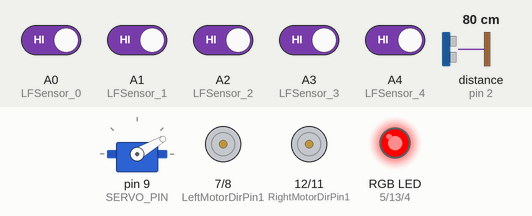
Simulated run of this sketch. Board: Arduino Uno, built with avr-gcc and run on an emulated ATmega328P. Parts: servo, motor-driver pin pairs drawn as motors (green arrow = first pin HIGH = forward, orange = second pin HIGH = backward, longer = more drive, scaled by the enable pin), an RGB LED mixed from three pins (HIGH = lit). Wiring (inferred from the names in the program): ultrasonic range finder: trigger pin 10; echo pin 2. The test bench sets the inputs (shaded band); at power-on: A0 (LFSensor_0), A1 (LFSensor_1), A2 (LFSensor_2), A3 (LFSensor_3), A4 (LFSensor_4) HIGH, distance to the obstacle (sensor on pin 2) 80 cm. The echo pulse lasts 58.3 µs per cm; pins used as bus, display or sensor lines are not drawn.

Above: at 1.2 s.
1.3 s: distance to the obstacle (sensor on pin 2) set to 23 cm
2.8 s: distance to the obstacle (sensor on pin 2) set to 19 cm
At 3.6 s:
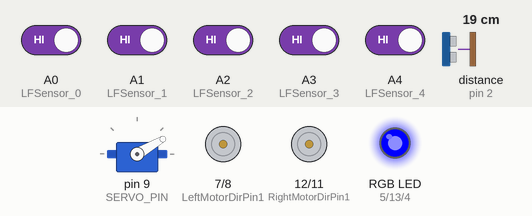
4.3 s: distance to the obstacle (sensor on pin 2) set to 35 cm
At 4.7 s:
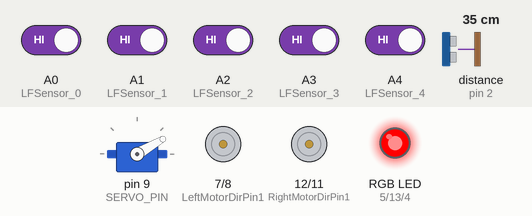
5.8 s: A0 (LFSensor_0) driven LOW
At 7.0 s:
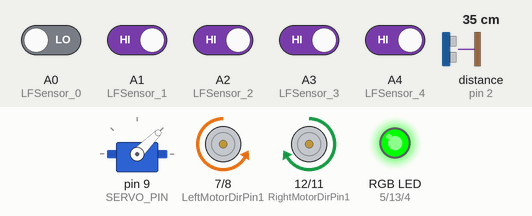
7.3 s: A1 (LFSensor_1) driven LOW
At 8.5 s:
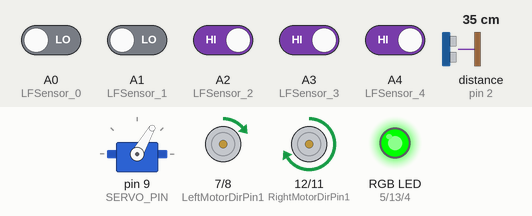
8.8 s: A1 (LFSensor_1) driven HIGH
At 9.4 s:
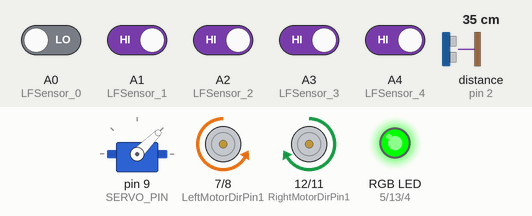
Timing chart, 0 to 11.3 s (numbered marks = the images above; inputs shaded):
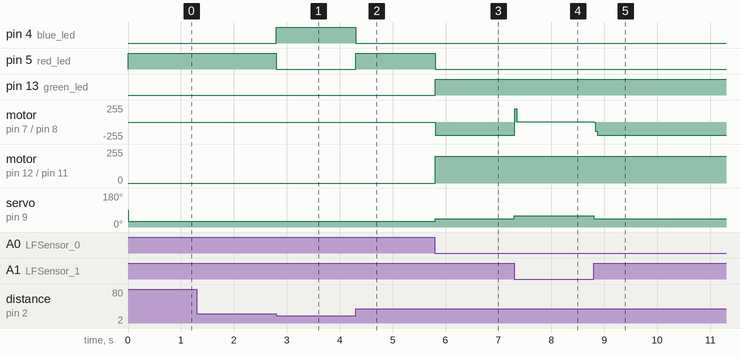

The sketch:

IoT_Project_blackline.ino
```cpp
//onder #include staan alle bibliotheken en functies die de hoofdcode ophaalt
#include "01_object_detecteren.h"
#include "02_RGB.h"
#include "03_Tracking_sensor.h"
#include "04_Motor.h"
#include "05_extra.h"

void setup() {
  /*object_detecteren*/
  head.attach(SERVO_PIN);

  /*RGB*/
  pinMode(red_led, OUTPUT);
  pinMode(green_led, OUTPUT);
  pinMode(blue_led, OUTPUT);

  digitalWrite(red_led, LOW);
  digitalWrite(green_led, LOW);
  digitalWrite(blue_led, LOW);

  /*Motor*/
  pinMode(RightMotorDirPin1, OUTPUT);
  pinMode(RightMotorDirPin2, OUTPUT);
  pinMode(speedPinR, OUTPUT);

  pinMode(LeftMotorDirPin1, OUTPUT);
  pinMode(LeftMotorDirPin2, OUTPUT);
  pinMode(speedPinL, OUTPUT);
  stop_Stop();

  /*button*/
  pinMode (button, INPUT);
}

//hier maak je een void loop voor de auto tracking
void auto_tracking() {
  /*tracking sensor*/
  /*wit=0, zwart=1*/
  String sensorval = read_sensor_values();

  /*Vooruit*/
  if (sensorval == "00100") {
    go_Advance();
    set_Motorspeed(SLOW_SPEED, SLOW_SPEED);   // motorsnelheid instellen
    head.write(30);
    digitalWrite (red_led, LOW);              // instellen rode led
    digitalWrite(green_led, HIGH);            // instellen groene led
    digitalWrite (blue_led, LOW);             // instellen blauwe led
  }

  /*Sla linksaf*/
  if (sensorval == "10000") {
    go_Left();
    set_Motorspeed(FAST_SPEED, FAST_SPEED);   // motorsnelheid instellen
    head.write(45);
    digitalWrite (red_led, LOW);              // instellen rode led
    digitalWrite(green_led, HIGH);            // instellen groene led
    digitalWrite (blue_led, LOW);             // instellen blauwe led
  }

  /*Flauwe bocht naar links*/
  if (sensorval == "11000"  || sensorval == "01000" || sensorval == "10100" || sensorval == "01100"  || sensorval == "11100" || sensorval == "10110" || sensorval == "11110" || sensorval == "11010" || sensorval == "10010") {
    go_Advance();
    set_Motorspeed(0, FAST_SPEED);            // motorsnelheid instellen
    head.write(60);
    digitalWrite (red_led, LOW);              // instellen rode led
    digitalWrite(green_led, HIGH);            // instellen groene led
    digitalWrite (blue_led, LOW);             // instellen blauwe led
  }

  /*Sla rechtsaf*/
  if (sensorval == "00001") {
    go_Right();
    set_Motorspeed(FAST_SPEED, FAST_SPEED);   // motorsnelheid instellen
    head.write(15);
    digitalWrite (red_led, LOW);              // instellen rode led
    digitalWrite(green_led, HIGH);            // instellen groene led
    digitalWrite (blue_led, LOW);             // instellen blauwe led
  }

  /*Flauwe bocht naar rechts*/
  if (sensorval == "00011" || sensorval == "00010"  || sensorval == "00101" || sensorval == "00110" || sensorval == "00111" || sensorval == "01101" || sensorval == "01111"   || sensorval == "01011"  || sensorval == "01001") {
    go_Advance();
    set_Motorspeed(FAST_SPEED, 0);            // motorsnelheid instellen
    head.write(0);
    digitalWrite (red_led, LOW);              // instellen rode led
    digitalWrite(green_led, HIGH);            // instellen groene led
    digitalWrite (blue_led, LOW);             // instellen blauwe led
  }

  /*spoor verloren*/
  if (sensorval == "00000") {
    stop_Stop();
    set_Motorspeed(0, 0);                     // motorsnelheid instellen
    head.write(30);
    digitalWrite (red_led, HIGH);             // instellen rode led
    digitalWrite(green_led, LOW);             // instellen groene led
    digitalWrite (blue_led, LOW);             // instellen blauwe led

  }

  /*witte lijn*/
  if (sensorval == "11111") {
    stop_Stop();
    set_Motorspeed(0, 0);                     // motorsnelheid instellen
    head.write(30);
    digitalWrite (red_led, LOW);              // instellen rode led
    digitalWrite(green_led, LOW);             // instellen groene led
    digitalWrite (blue_led, HIGH);            // instellen blauwe led

    /*tijd*/
    int start = millis();                    //data meegeven : timer wordt gestart bij zien van witte lijn
    int periode = millis() - start;          //data meegeven : timer begin traject – resultaat timer start

    /*na 5 sec doorrijden*/
    while (digitalRead(1) == LOW && periode < 5000) {
      periode = millis() - start;
    }
    go_Advance();
    set_Motorspeed(SLOW_SPEED, SLOW_SPEED);  //motorsnelheid instellen
    digitalWrite (red_led, LOW);             // instellen rode led
    digitalWrite(green_led, HIGH);           // instellen groene led
    digitalWrite (blue_led, LOW);            // instellen blauwe led
  }
}

// hier maak je een void loop voor het detecteren van een object
void auto_object() {
  /*afstand object decteren*/
  distanceThreshold = 20;           // instellen afstand detecteren object
  cm = 0.01723 * readUltrasonicDistance(Trig_PIN, Echo_PIN);
  // meet de ping-tijd in cm

  /*object_detecteren*/
  while (cm <= distanceThreshold) {
    stop_Stop();
    set_Motorspeed(0, 0);           //motorsnelheid instellen
    digitalWrite (red_led, LOW);    // instellen rode led
    digitalWrite(green_led, LOW);   // instellen groene led
    digitalWrite (blue_led, HIGH);  // instellen blauwe led
    cm = 0.01723 * readUltrasonicDistance(Trig_PIN, Echo_PIN);      // meet de ping-tijd in cm
  }
}

//hier zorg je ervoor dat er een loop wordt gemaakt
/*start of stop loop*/
void loop() {
  auto_object();      //haalt de code op die je schreef onder void auto_object
  auto_tracking();    //haalt de code op die je schreef onder void auto_tracking
}
```

01_object_detecteren.h
```cpp
/*object_detecteren*/
#include <Servo.h>                //ophalen van de Servo bibliotheek
#define SERVO_PIN 9               //Servo Pin connectie met D9
#define Echo_PIN 2                // Ultrasonic Echo Pin connective met D2
#define Trig_PIN 10               // Ultrasonic Trig Pin connective met D10

int distanceThreshold = 0;        //waarde van de afstand bij start meting
int cm = 0;                       //omzetting naar cm
Servo head;

long readUltrasonicDistance(int triggerPin, int echoPin)
{
  pinMode(triggerPin, OUTPUT);    // TriggerPin wordt gereset
  digitalWrite(triggerPin, LOW);
  delayMicroseconds(2);
  digitalWrite(triggerPin, HIGH);
  delayMicroseconds(10);          //TriggerPin wordt 10 microsec. op HOOG gezet
  digitalWrite(triggerPin, LOW);
  pinMode(echoPin, INPUT);
  return pulseIn(echoPin, HIGH);  //leest de EchoPin en geeft de reistijd van de geluidsgolf weer in microsec.
}
```

02_RGB.h
```cpp
/*RGB_led*/
int red_led= 5;         //aansluiting rode led op D5
int green_led = 13;     //aansluiting groene led op D13
int blue_led = 4;       //aansluting blauwe led op D4
```

03_Tracking_sensor.h
```cpp
/*Tracking sensor module*/
#define LFSensor_0 A0       //Trajectsensor : IR1
#define LFSensor_1 A1       // Trajectsensor : IR2
#define LFSensor_2 A2       // Trajectsensor : IR3
#define LFSensor_3 A3       // Trajectsensor : IR4
#define LFSensor_4 A4       // Trajectsensor : IR5

boolean flag=false;

/*sensorwaardestring: 1= zwart & 0= wit*/   //leest de lijn : indien zwart = 1; indien wit = 0
char sensor[5];
String read_sensor_values(){
  int sensorvalue=32;
  sensor[0]=!digitalRead(LFSensor_0);
  sensor[1]=!digitalRead(LFSensor_1);
  sensor[2]=!digitalRead(LFSensor_2);
  sensor[3]=!digitalRead(LFSensor_3);
  sensor[4]=!digitalRead(LFSensor_4);
  sensorvalue +=sensor[0]*16+sensor[1]*8+sensor[2]*4+sensor[3]*2+sensor[4];   //volgorde binaire code

  String senstr= String(sensorvalue,BIN);
  senstr=senstr.substring(1,6);
  return senstr;
}
```

04_Motor.h
```cpp
/*motor*/
#define FAST_SPEED 200          //instellen van hoge snelheid
#define SLOW_SPEED 110          //instellen van lage snelheid
#define speedPinR 3             //snelheid bepalen van de rechter motor(K2 & K1): door fast en slow
#define RightMotorDirPin1  12   //aansluiting Motor – Rechts Vooraan = K2
#define RightMotorDirPin2  11   //aansluiting Motor - Rechts Achteraan = K1

#define speedPinL 6             //snelheid bepalen van de linker motor(K4 & K3): door fast en slow
#define LeftMotorDirPin1  7     // aansluiting Motor – Links Vooraan = K4
#define LeftMotorDirPin2  8     // aansluiting Motor -Links Achteraan = K3

/*motor control*/
/*vooruit*/           //controle van de motor indien de wagen rechtdoor rijdt
void go_Advance(void){
  digitalWrite(RightMotorDirPin1, HIGH);
  digitalWrite(RightMotorDirPin2,LOW);
  digitalWrite(LeftMotorDirPin1,HIGH);
  digitalWrite(LeftMotorDirPin2,LOW);
  analogWrite(speedPinL,200);
  analogWrite(speedPinR,200);
}

/*links draaien*/     // controle van de motor indien de wagen links draait
void go_Left(int t=0){
  digitalWrite(RightMotorDirPin1, HIGH);
  digitalWrite(RightMotorDirPin2,LOW);
  digitalWrite(LeftMotorDirPin1,LOW);
  digitalWrite(LeftMotorDirPin2,HIGH);
  analogWrite(speedPinL,200);
  analogWrite(speedPinR,200);
  delay(t);
}

/*rechts draaien*/      // controle van de motor indien de wagen rechts draait
void go_Right(int t=0){
  digitalWrite(RightMotorDirPin1, LOW);
  digitalWrite(RightMotorDirPin2,HIGH);
  digitalWrite(LeftMotorDirPin1,HIGH);
  digitalWrite(LeftMotorDirPin2,LOW);
  analogWrite(speedPinL,200);
  analogWrite(speedPinR,200);
  delay(t);
}

/*stop*/                // zegt wanneer de wagen moet stoppen
void stop_Stop(){
  digitalWrite(RightMotorDirPin1, LOW);
  digitalWrite(RightMotorDirPin2,LOW);
  digitalWrite(LeftMotorDirPin1,LOW);
  digitalWrite(LeftMotorDirPin2,LOW);
}

/*makkelijke command snelheid*/   //variabelen meegeven Linker en Rechterkant
void set_Motorspeed(int speed_L,int speed_R){
  analogWrite(speedPinL,speed_L);
  analogWrite(speedPinR,speed_R);
}
```

05_extra.h
```cpp
/*button*/
int button = 1;      //aansluiting drukknop op D1
```

Measured:
- the behaviour switches between 22 and 21 cm on distance to the obstacle (sensor on pin 2) (found by bisection; images 0 and 1)
- after the input at 1.3 s, every drawn part: stays the same
- after the input at 2.8 s, pin 4 (blue_led): LOW → HIGH at once; pin 5 (red_led): HIGH → LOW at once
- after the input at 4.3 s, pin 4 (blue_led): HIGH → LOW at once; pin 5 (red_led): LOW → HIGH at once
- after the input at 5.8 s, pin 5 (red_led): HIGH → LOW at once; pin 13 (green_led): LOW → HIGH at once; motor on pin 7 (LeftMotorDirPin1) / pin 8 (LeftMotorDirPin2): stopped → backward 200/255 at once; motor on pin 12 (RightMotorDirPin1) / pin 11 (RightMotorDirPin2): stopped → forward 200/255 at once; servo on pin 9 (SERVO_PIN): 30° → 45° at once
- after the input at 7.3 s, motor on pin 7 (LeftMotorDirPin1) / pin 8 (LeftMotorDirPin2): backward 200/255 → forward 1/255 at once; servo on pin 9 (SERVO_PIN): 45° → 60° at once
- after the input at 8.8 s, motor on pin 7 (LeftMotorDirPin1) / pin 8 (LeftMotorDirPin2): forward 1/255 → backward 200/255 at once; servo on pin 9 (SERVO_PIN): 60° → 45° at once
